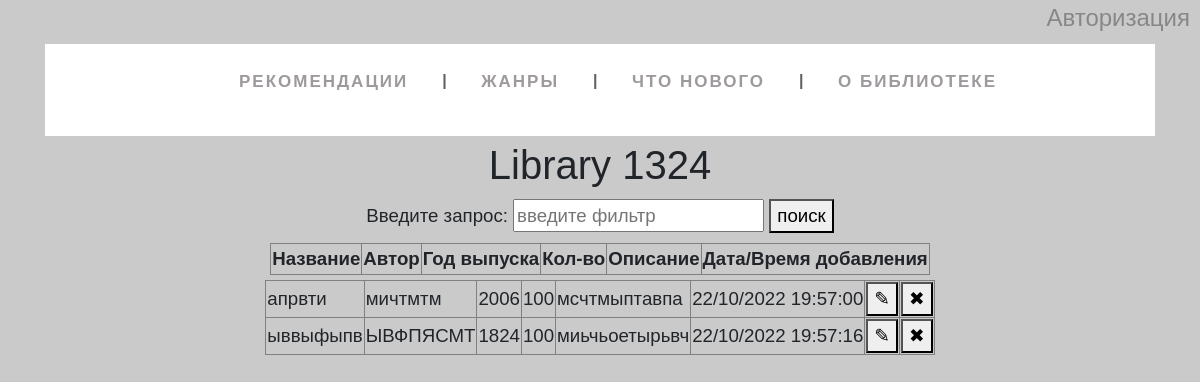
The page /booklist on the database as committed earlier.
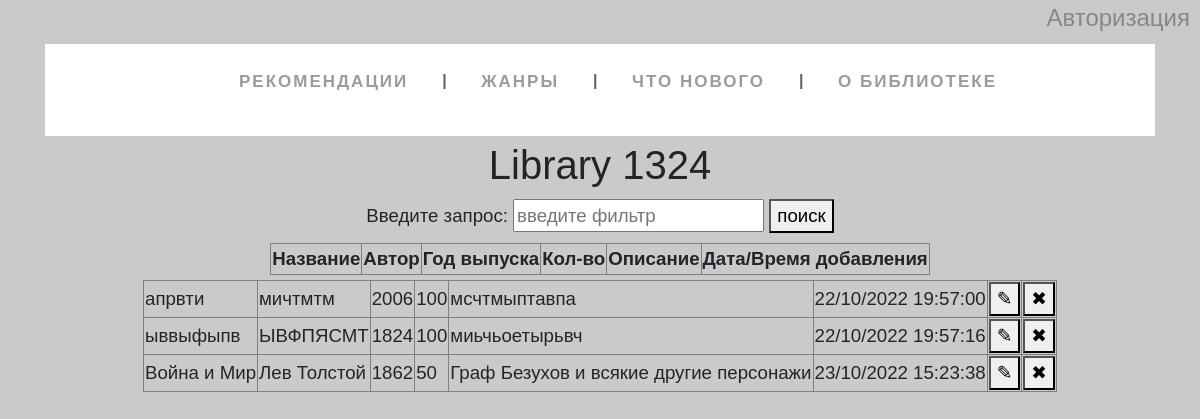
The same page on the database as committed later.
### tables this page shows
CREATE TABLE mainmenu (
id integer PRIMARY KEY AUTOINCREMENT,
title next NOT NULL,
url text NOT NULL
);

CREATE TABLE "books" (
	"id"	integer,
	"btitle"	text NOT NULL,
	"author"	text NOT NULL,
	"year"	integer NOT NULL,
	"number"	integer NOT NULL,
	"descript"	text NOT NULL,
	"dt_string"	text NOT NULL,
	PRIMARY KEY("id" AUTOINCREMENT)
);

### flsite.py (the view, shortened to what this page needs)
@app.route('/booklist', methods=["POST", "GET"])
def booklist():
    db = get_db()
    dbase = FDataBase(db)
    results = dbase.all_books_function()
    if request.method == 'POST' and 'id' in request.form:
        print(request.form)
        del_id = request.form['id']
        dbase.delete_book_function(del_id) # Функция удаления #
    else:
        print(request.form)
        print('Типо ни одно условие не соблюдено')
    return render_template('booklist.html', menu=dbase.getMenu(), restrictions=results)

### FDataBase.py (called while the page is built)
    def getMenu(self):
        sql = '''SELECT * FROM mainmenu'''
        try:
            self.__cur.execute(sql)
            res = self.__cur.fetchall()
            if res:
                return res
        except:
            print('Ошибка чтения БД (menu)')
        return []

    def all_books_function(self):
        try:
            self.__cur.execute("""SELECT * FROM books""")
            results = self.__cur.fetchall()
            if results:
                return results
        except:
            print('Ошибка чтения БД (books)')
        return []

### flsite.py (called while the page is built)
def connect_db():
    conn = sqlite3.connect(app.config['DATABASE'])
    conn.row_factory = sqlite3.Row
    return conn

def get_db():
    if not hasattr(g, 'link_dv'):
        g.link_db = connect_db()
    return g.link_db

@app.teardown_appcontext
def closed_db(error):
    if hasattr(g, 'link_db'):
        g.link_db.close()

### templates/booklist.html (shortened to what this page needs)
{% extends 'base.html' %}
{% block content %}
{{ super() }}
<form action="/booklist" method="post">
    <div class="search">
        Введите запрос:
        <input name="search_btn" type="text" placeholder="введите фильтр" id="search">
        <button type="submit">поиск</button>
    </div>
</form>
<table border="1px"  >
    <tr class="header">
        <td>Название</td>
        <td>Автор</td>
        <td>Год выпуска</td>
        <td>Кол-во</td>
        <td>Описание</td>
        <td>Дата/Время добавления</td>
    </tr>
</table>
<table border="1px">
{% for row in restrictions %}
    <tr>
        <td>{{row["btitle"]}}</td>
        <td>{{row["author"]}}</td>
        <td>{{row["year"]}}</td>
        <td>{{row["number"]}}</td>
        <td>{{row["descript"]}}</td>
        <td>{{row["dt_string"]}}</td>
        <td>
            <form action="/newbook" method="GET">
                <button name="edit" value='{{row["id"]}}'>✎</button>
            </form>
        </td>
        <td>
            <div class="popup" onclick="myFunction()"><button>✖</button>
            </div>
        </td>
    </tr>
{% endfor %}
</table>
{% endblock %}

### templates/base.html (shortened to what this page needs)
<!DOCTYPE html>
<html lang="ru">
<head>
    <link rel="stylesheet" href="https://maxcdn.bootstrapcdn.com/bootstrap/4.0.0/css/bootstrap.min.css">
    <link rel="stylesheet" href ="{{ url_for('static', filename='styles.css' )}}" type="text/css" >
</head>
<body>
    <div class="login"><a href="auth">Авторизация</a></div>
    <div class="wrapper">
        {% block content -%}
        <header class="header">
            <div class="container">
                <div class="header_body">
                    <nav class="header_menu">
                            {%- block menu_main -%}
                        <ul class="header_list" >
                            {% for m in menu %}
                            <li><a href="{{m.url}}" class="header_link">{{m.title}}</a></li>
                            {% endfor %}
                        </ul>
                            {% endblock menu_main -%}
                    </nav>
                </div>
            </div>
        </header>
    </div>
    <div class="content">
        <div class="container">
                {% if title -%}
            <h1 class="title">{{title}}</h1>
                {% else -%}
            <h1 class="title">Library 1324</h1>
                {% endif %}
                {% endblock -%}
        </div>
    </div>
</body>
</html>

### static/styles.css (style rules this page uses)
html, body { background: rgb(202, 202, 202); font-family: Arial, Helvetica, sans-serif; }
.content { margin-left: 5%; margin-right: 5%; }
.header_body { list-style: none; margin: 8px 0 5px; padding: 25px 0 5px; text-align: center; background: white; }
.header_body li { display: inline-block; }
.header_body li:after { content: "|"; color: #606060; display: inline-block; vertical-align:top; }
.header_body li:last-child:after { content: none; }
.header_body a { text-decoration: none; font-family: 'Ubuntu Condensed', sans-serif; letter-spacing: 2px; position: relative; padding-bottom: 20px; margin: 0 34px 0 30px; font-size: 17px; text-transform: uppercase; display: inline-block; transition: color .2s; }
.header_body a, .header_body a:visited { color: #9d999d; }
.header_body a:before, .header_body a:after { content: ""; position: absolute; height: 4px; top: auto; right: 50%; bottom: -5px; left: 50%; background: #ffa369; transition: .8s; }
.login { text-align: right; margin-right: 10px; font-size: 18pt; }
.login a { text-decoration: none; color: rgb(135, 135, 135); }
.title { text-align: center; }
.popup { position: relative; display: inline-block; cursor: pointer; }

### templates/booklist.html (style rules this page uses)
table { margin: auto; margin-bottom: 5px; font-size: 14pt; }
.header { font-weight:700; }
.search { text-align: center; margin-top: 10px; margin-bottom: 10px; font-size: 14pt; }
a { text-decoration: underline; color: rgb(213, 213, 213); }

Rows that differ between the two databases and show on the page:
added books: btitle "Война и Мир", author "Лев Толстой", year "1862", number "50", descript "Граф Безухов и всякие другие персонажи", dt_string "23/10/2022 15:23:38", {{ row["id"] }} 11 (drawn)
